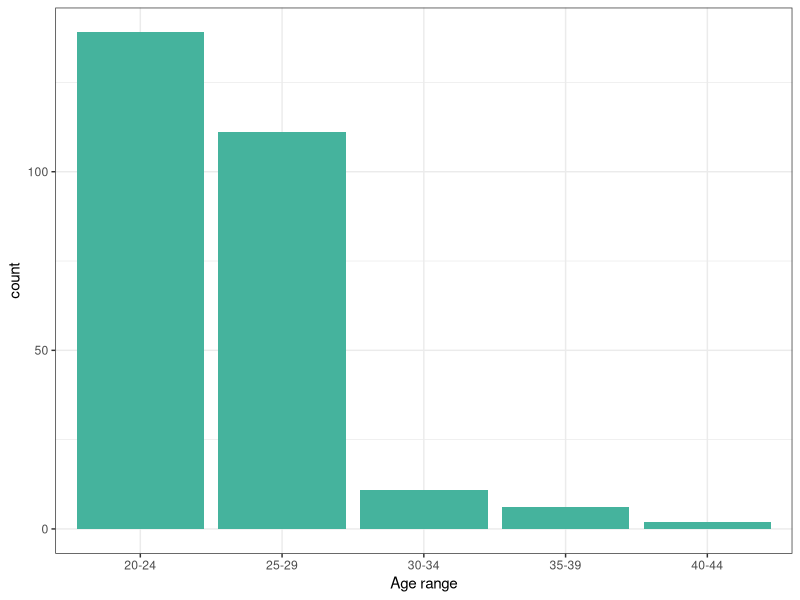
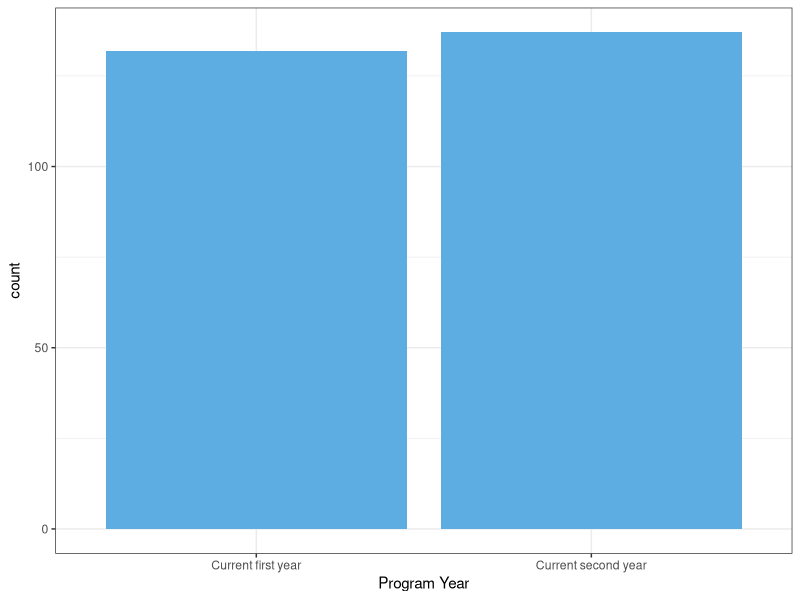
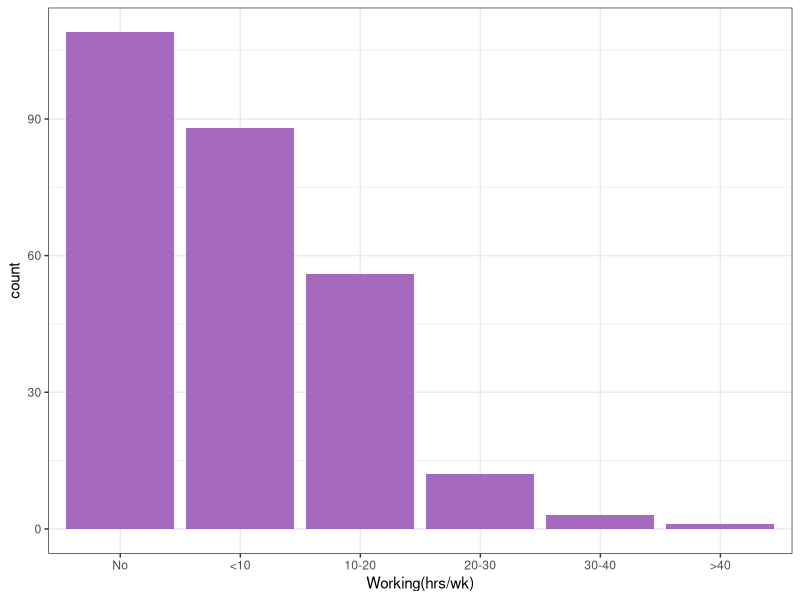

These figures' R source, in order: (Note: this script raises an error after producing the figures.)
## ---- chunk 1
knitr::opts_chunk$set(echo = TRUE, message = FALSE)
## ---- chunk 2
#read in the data
library(readxl)
df_demographics <- read_excel("Stress, Empathy and Self-care_MASTER.xlsx", sheet = "Demographics")
df_demographics <- df_demographics[,2:dim(df_demographics)[2]] #delete first column

#set column names
column_names <- as.character(df_demographics[1,])
colnames(df_demographics) <- column_names
df_demographics <- df_demographics[2:dim(df_demographics)[1],]

#check how many NA
sum(!complete.cases(df_demographics)) #20
df_demographics <- df_demographics[complete.cases(df_demographics), ] #remove rows #question uneven df's is this smart
## ---- chunk 3
#data cleaning for chart making
#shorten survey answers for Working column
library(dplyr)
df_demographics_clean <- df_demographics %>%
  mutate(Working = recode(Working, 
                     "Yes, 20-30 hours a week" = "20-30",
                     "Yes, 10-20 hours a week" = "10-20",
                     "Yes, less than 10 hours a week" = "<10",
                     "Yes, more than 40 hours a week" = ">40",
                     "Yes, 30-40 hours a week" = "30-40")) %>%
  rename("Working(hrs/wk)" = "Working")
## ---- chunk 4
#What are the demographics of your population?
#some graphs
library(ggplot2)
#barchart for age range
ggplot(df_demographics_clean, aes(`Age range`)) +
  geom_bar(fill = "#45B39D") +
  theme_bw()

#barchart for program year
ggplot(df_demographics_clean, aes(`Program Year`)) +
  geom_bar(fill = "#5DADE2") +
  theme_bw() #good mix of first and second years

#reorder so barchat x-axis categories are in order
df_demographics_clean$`Working(hrs/wk)` <- factor(df_demographics_clean$`Working(hrs/wk)`,                                    levels = c("No", "<10", "10-20", "20-30", "30-40", ">40"))
ggplot(df_demographics_clean, aes(`Working(hrs/wk)`)) +
  geom_bar(fill = "#A569BD") +
  theme_bw() #frequency of people working decreases as hours increase
## ---- chunk 5
#read in psq data
df_psq <- read_excel("Stress, Empathy and Self-care_MASTER.xlsx", sheet = "PSQ")
df_psq <- df_psq[,2:dim(df_psq)[2]]
#delete first column

#set column names
column_names <- as.character(df_psq[1,])
colnames(df_psq) <- column_names
df_psq <- df_psq[2:dim(df_psq)[1],]
df_psq$`PSQ Score` <- as.numeric(df_psq$`PSQ Score`)

#check how many NA
sum(!complete.cases(df_psq)) #15
df_psq <- na.omit(df_psq) #remove rows

#read in iri data
df_iri <- read_excel("Stress, Empathy and Self-care_MASTER.xlsx", sheet = "IRI")
df_iri <- df_iri[,2:dim(df_iri)[2]] #delete first column
#convert all scores to numeric
df_iri$`IRI Score` <- as.numeric(df_iri$`IRI Score`)
df_iri$`IRI- FS` <- as.numeric(df_iri$`IRI- FS`)
df_iri$`IRI- EC` <- as.numeric(df_iri$`IRI- EC`)
df_iri$`IRI- PT` <- as.numeric(df_iri$`IRI- PT`)
df_iri$`IRI- PD` <- as.numeric(df_iri$`IRI- PD`)

#set column names
column_names <- as.character(df_iri[1,])
colnames(df_iri) <- column_names
df_iri <- df_iri[2:dim(df_iri)[1],]
## ---- chunk 6
#What are the scores like on PSQ?
#PSQ stats
summary(df_psq$`PSQ Score`) #max possible psq score 80, min 20

#histogram #question about bin size
ggplot(df_psq, aes(x=`PSQ Score`)) + 
  geom_histogram(color = "black",fill="#34495E", bins = 15) +
  scale_x_continuous(breaks = seq(0, 80, by=10)) 
## ---- chunk 7
#What are the scores like on IRI?
#summary stats
summary(df_iri$`IRI Score`) 
summary(df_iri$`IRI- FS`) 
summary(df_iri$`IRI- EC`) 
summary(df_iri$`IRI- PT`) 
summary(df_iri$`IRI- PD`) 

#graph for IRI Score
ggplot(df_iri, aes(x=`IRI Score`)) + 
  geom_histogram(color = "black",fill="#CD6155", bins = 15) 
